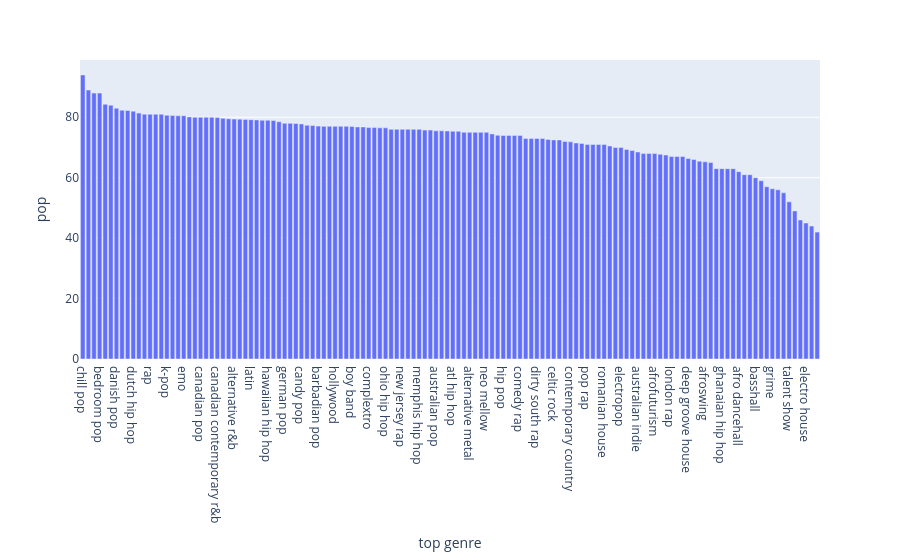

Here is the notebook cell this chart was saved with:
### Code cell
fig = px.bar(grouped_genre,x="top genre",y="pop")
fig.show()

### Figure 1 — Plotly figure (JSON) as saved in the notebook; plotly's stock layout.template omitted (floating-point values rounded to 4 significant figures; data arrays with more than 128 entries replaced by an {"elided": "..."} marker saying what was removed)
{"data": [{"hovertemplate": "top genre=%{x}<br>pop=%{y}<extra></extra>", "legendgroup": "", "marker": {"color": "#636efa", "pattern": {"shape": ""}}, "name": "", "orientation": "v", "showlegend": false, "textposition": "auto", "type": "bar", "x": {"elided": "132 str values"}, "xaxis": "x", "y": {"elided": "132 float values"}, "yaxis": "y"}], "layout": {"barmode": "relative", "legend": {"tracegroupgap": 0}, "margin": {"t": 60}, "xaxis": {"anchor": "y", "domain": [0, 1], "title": {"text": "top genre"}}, "yaxis": {"anchor": "x", "domain": [0, 1], "title": {"text": "pop"}}}}
